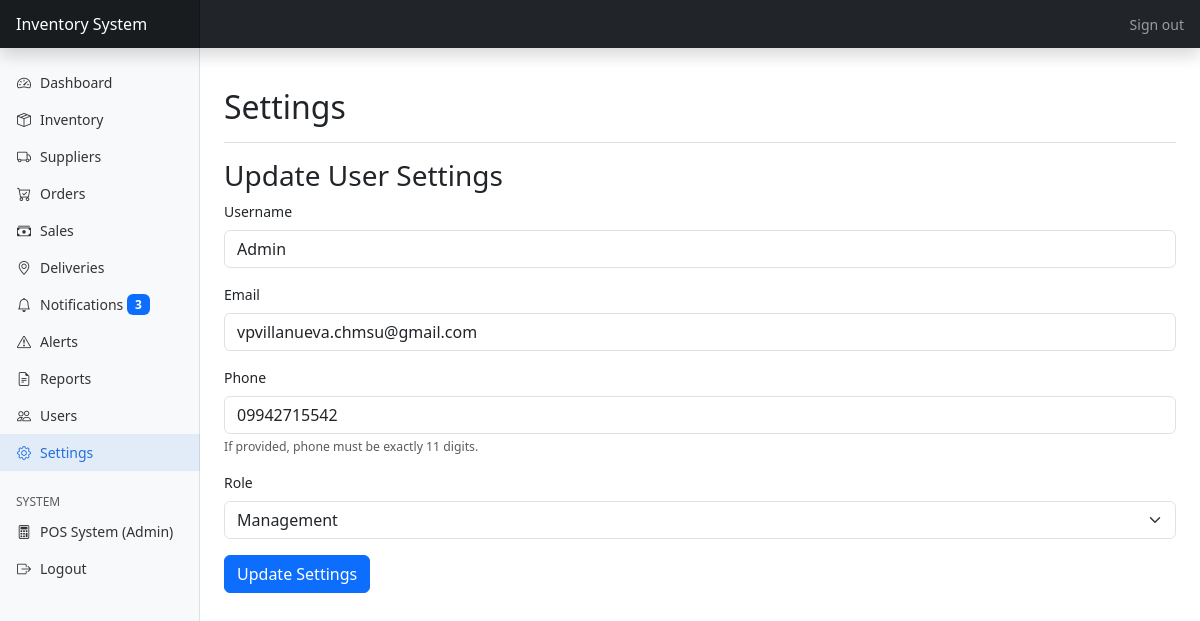
/admin/settings.php (signed in), run on the app's committed database.
### tables this page shows
CREATE TABLE `users` (
  `id` int(11) NOT NULL,
  `username` varchar(50) NOT NULL,
  `password_hash` varchar(255) NOT NULL,
  `role` enum('management','staff','supplier') NOT NULL,
  `email` varchar(100) DEFAULT NULL,
  `first_name` varchar(100) DEFAULT NULL,
  `middle_name` varchar(100) DEFAULT NULL,
  `last_name` varchar(100) DEFAULT NULL,
  `phone` varchar(20) DEFAULT NULL,
  `address` text DEFAULT NULL,
  `city` varchar(100) DEFAULT NULL,
  `province` varchar(100) DEFAULT NULL,
  `postal_code` varchar(20) DEFAULT NULL,
  `profile_picture` varchar(255) DEFAULT NULL,
  `created_at` datetime DEFAULT current_timestamp(),
  `is_deleted` tinyint(1) NOT NULL DEFAULT 0
);

### models/user.php (called while the page is built, shortened)
<?php
class User {
    private $conn;
    private $table_name = "users";
    public function __construct($db) {
        $this->conn = $db;
    }
    public function readOne($id) {
        $query = "SELECT * FROM " . $this->table_name . " WHERE id = :id LIMIT 0,1";
        $stmt = $this->conn->prepare($query);
        $id = htmlspecialchars(strip_tags($id));
        $stmt->bindParam(":id", $id);
        $stmt->execute();
        if ($stmt->rowCount() > 0) {
            $row = $stmt->fetch(PDO::FETCH_ASSOC);
            $this->username = $row['username'];
            $this->role = $row['role'];
            $this->email = $row['email'];
            $this->phone = $row['phone'];
            return true;
        }
        return false;
    }
}
?>

### admin/settings.php (the view, shortened to what this page needs)
<?php
require_once '../models/user.php';
$db   = (new Database())->getConnection();
$user = new User($db);
$user_id = (int) $_SESSION['admin']['user_id'];
if ($user->readOne($user_id)) {
    $username = $user->username;
    $email    = $user->email;
    $phone    = $user->phone;
    $role     = $user->role;
} else {
    $message = "User data could not be retrieved.";
    $messageType = "danger";
}
?>
<!DOCTYPE html>
<html lang="en">
<head>
  <link href="https://cdn.jsdelivr.net/npm/bootstrap@5.3.0-alpha1/dist/css/bootstrap.min.css" rel="stylesheet" />
  <link rel="stylesheet" href="https://cdn.jsdelivr.net/npm/bootstrap-icons@1.10.0/font/bootstrap-icons.css" />
  <link rel="stylesheet" href="../assets/css/style.css" />
</head>
<body>
<?php include_once 'includes/header.php'; ?>
<div class="container-fluid">
  <div class="row">
    <?php include_once 'includes/sidebar.php'; ?>
    <main class="col-md-9 ms-sm-auto col-lg-10 px-md-4 py-4">
      <div class="d-flex justify-content-between flex-wrap flex-md-nowrap align-items-center pt-3 pb-2 mb-3 border-bottom">
        <h1 class="h2">Settings</h1>
      </div>
      <h3>Update User Settings</h3>
      <form method="POST">
        <div class="mb-3">
          <label for="username" class="form-label">Username</label>
          <input
            type="text"
            class="form-control"
            id="username"
            name="username"
            value="<?= htmlspecialchars($username ?? '') ?>"
            required
          />
        </div>
        <div class="mb-3">
          <label for="email" class="form-label">Email</label>
          <input
            type="email"
            class="form-control"
            id="email"
            name="email"
            value="<?= htmlspecialchars($email ?? '') ?>"
            required
          />
        </div>
        <div class="mb-3">
          <label for="phone" class="form-label">Phone</label>
          <input
            type="tel"
            class="form-control"
            id="phone"
            name="phone"
            inputmode="numeric" pattern="[0-9]{11}" maxlength="11"
            value="<?= htmlspecialchars($phone ?? '') ?>"
          />
          <div class="form-text">If provided, phone must be exactly 11 digits.</div>
        </div>
        <div class="mb-3">
          <label for="role" class="form-label">Role</label>
          <select class="form-select" id="role" name="role" required>
            <option value="management" <?= (isset($role) && $role === 'management') ? 'selected' : '' ?>>Management</option>
          </select>
        </div>
        <button type="submit" class="btn btn-primary">Update Settings</button>
      </form>
    </main>
  </div>
</div>
</body>
</html>

### assets/css/style.css (style rules this page uses)
body { font-size: .875rem; }
main.col-md-9, main.col-lg-10 { margin-top: 48px; min-height: calc(100vh - 48px); }
.container-fluid { padding: 0; margin: 0; width: 100%; max-width: 100%; }
.container-fluid .row { margin: 0; width: 100%; }
body { overflow-x: hidden; position: relative; }

### data on the page
users: username "Admin", email "vpvillanueva.chmsu@gmail.com", phone "09942715542", role "Management"

### other printed values
$unreadNotificationCount "3"
